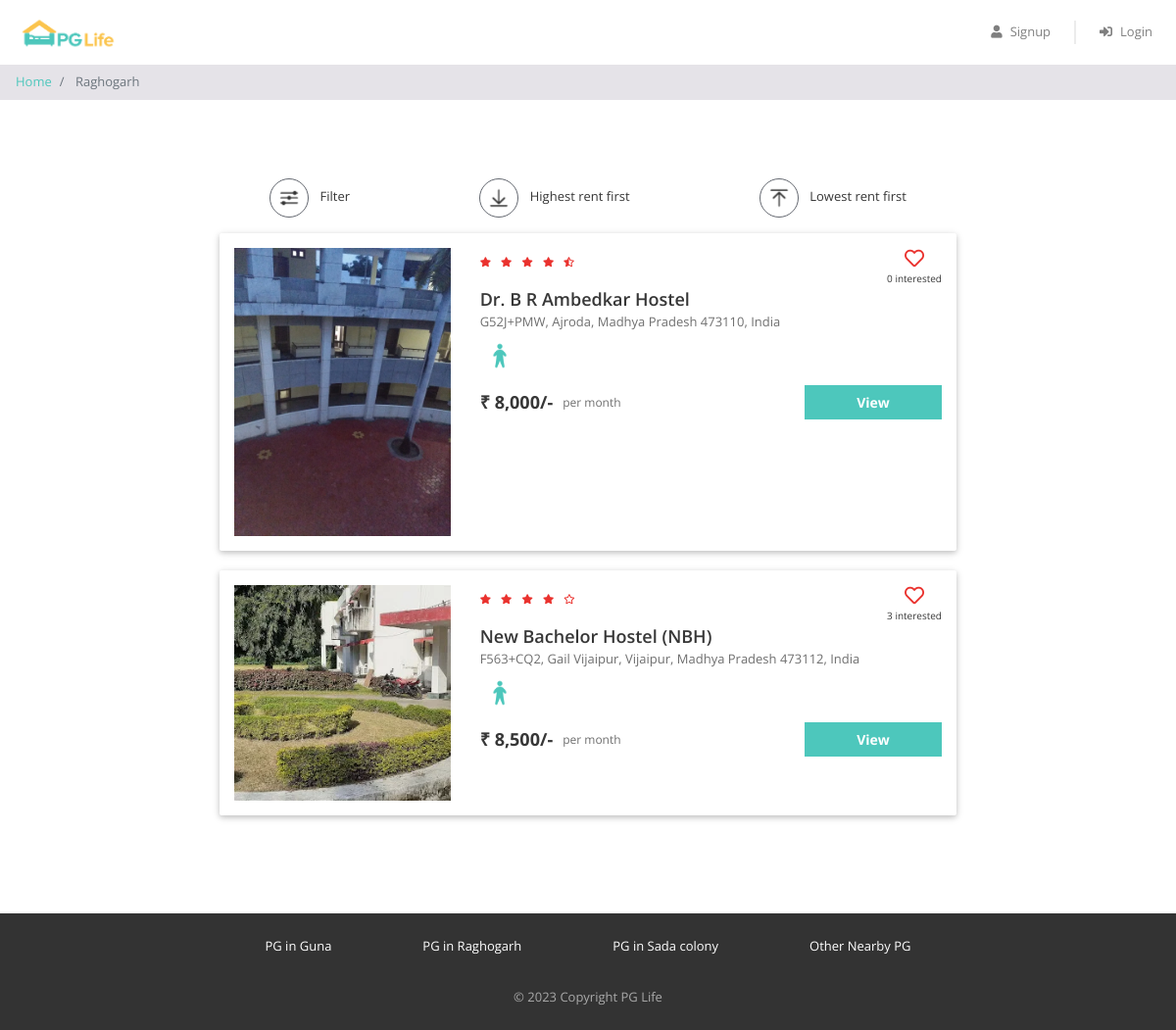
The app's page /property_list.php?city=Raghogarh, older data.
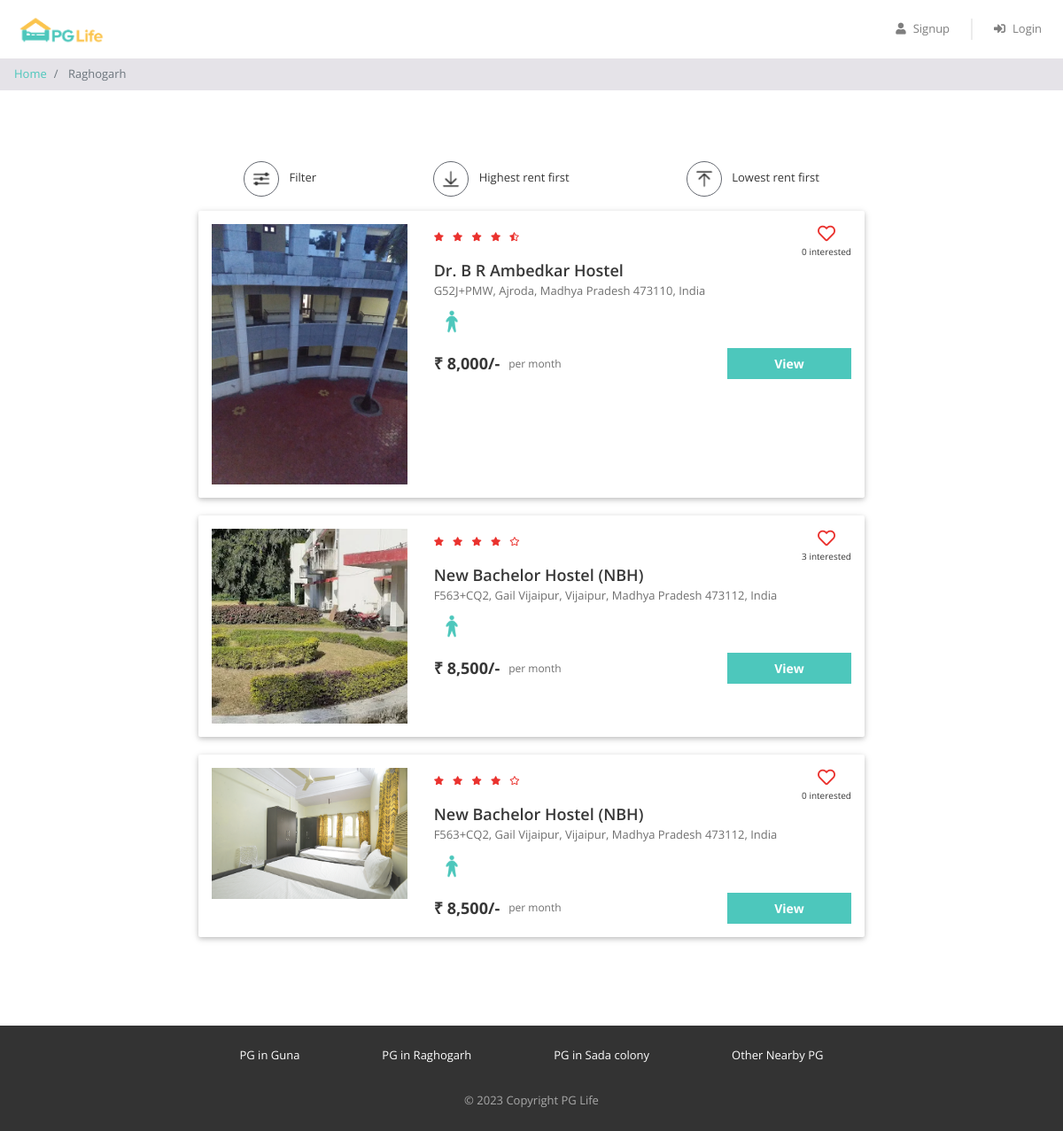
The same page, newer data.
### tables this page shows
CREATE TABLE `properties` (
  `id` int(11) NOT NULL,
  `city_id` int(11) NOT NULL,
  `name` varchar(150) NOT NULL,
  `address` varchar(255) NOT NULL,
  `description` longtext NOT NULL,
  `gender` enum('male','female','unisex') NOT NULL,
  `rent` int(11) NOT NULL,
  `rating_clean` float(2,1) NOT NULL,
  `rating_food` float(2,1) NOT NULL,
  `rating_safety` float(2,1) NOT NULL
);

### property_list.php (the view, shortened to what this page needs)
<?php
require "includes/database_connect.php";
$city_name = $_GET["city"];
$sql_1 = "SELECT * FROM cities WHERE name = '$city_name'";
$result_1 = mysqli_query($conn, $sql_1);
$city = mysqli_fetch_assoc($result_1);
$city_id = $city['id'];
$sql_2 = "SELECT * FROM properties WHERE city_id = $city_id";
$result_2 = mysqli_query($conn, $sql_2);
$properties = mysqli_fetch_all($result_2, MYSQLI_ASSOC);
$sql_3 = "SELECT *
            FROM interested_users_properties iup
            INNER JOIN properties p ON iup.property_id = p.id
            WHERE p.city_id = $city_id";
$result_3 = mysqli_query($conn, $sql_3);
$interested_users_properties = mysqli_fetch_all($result_3, MYSQLI_ASSOC);
?>
<!DOCTYPE html>
<html lang="en">
<head>
    <?php
    include "includes/head_links.php";
    ?>
    <link href="css/property_list.css" rel="stylesheet" />
</head>
<body>
    <?php
    include "includes/header.php";
    ?>
    <nav aria-label="breadcrumb">
        <ol class="breadcrumb py-2">
            <li class="breadcrumb-item">
                <a href="index.php">Home</a>
            </li>
            <li class="breadcrumb-item active" aria-current="page">
                <?php echo $city_name; ?>
            </li>
        </ol>
    </nav>
    <div class="page-container">
        <div class="filter-bar row justify-content-around">
            <div class="col-auto" data-toggle="modal" data-target="#filter-modal">
                <img src="img/filter.png" alt="filter" />
                <span>Filter</span>
            </div>
            <div class="col-auto">
                <img src="img/desc.png" alt="sort-desc" />
                <span>Highest rent first</span>
            </div>
            <div class="col-auto">
                <img src="img/asc.png" alt="sort-asc" />
                <span>Lowest rent first</span>
            </div>
        </div>
        <?php
        foreach ($properties as $property) {
            $property_images = glob("img/properties/" . $property['id'] . "/*");
        ?>
            <div class="property-card property-id-<?= $property['id'] ?> row">
                <div class="image-container col-md-4">
                    <img src="<?= $property_images[0] ?>" />
                </div>
                <div class="content-container col-md-8">
                    <div class="row no-gutters justify-content-between">
                        <?php
                        $total_rating = ($property['rating_clean'] + $property['rating_food'] + $property['rating_safety']) / 3;
                        $total_rating = round($total_rating, 1);
                        ?>
                        <div class="star-container" title="<?= $total_rating ?>">
                            <?php
                            $rating = $total_rating;
                            for ($i = 0; $i < 5; $i++) {
                                if ($rating >= $i + 0.8) {
                            ?>
                                    <i class="fas fa-star"></i>
                                <?php
                                } elseif ($rating >= $i + 0.3) {
                                ?>
                                    <i class="fas fa-star-half-alt"></i>
                                <?php
                                } else {
                                ?>
                                    <i class="far fa-star"></i>
                            <?php
                                }
                            }
                            ?>
                        </div>
                        <div class="interested-container">
                            <?php
                            $interested_users_count = 0;
                            $is_interested = false;
                            foreach ($interested_users_properties as $interested_user_property) {
                                if ($interested_user_property['property_id'] == $property['id']) {
                                    $interested_users_count++;
                                }
                            }
                            if ($is_interested) {
                            ?>
                                <i class="is-interested-image fas fa-heart" property_id="<?= $property['id'] ?>"></i>
                            <?php
                            } else {
                            ?>
                                <i class="is-interested-image far fa-heart" property_id="<?= $property['id'] ?>"></i>
                            <?php
                            }
                            ?>
                            <div class="interested-text">
                                <span class="interested-user-count"><?= $interested_users_count ?></span> interested
                            </div>
                        </div>
                    </div>
                    <div class="detail-container">
                        <div class="property-name"><?= $property['name'] ?></div>
                        <div class="property-address"><?= $property['address'] ?></div>
                        <div class="property-gender">
                            <?php
                            if ($property['gender'] == "male") {
                            ?>
                                <img src="img/male.png" />
                            <?php
                            } elseif ($property['gender'] == "female") {
                            ?>
                                <img src="img/female.png" />
                            <?php
                            } else {
                            ?>
                                <img src="img/unisex.png" />
                            <?php
                            }
                            ?>
                        </div>
                    </div>
                    <div class="row no-gutters">
                        <div class="rent-container col-6">
                            <div class="rent">₹ <?= number_format($property['rent']) ?>/-</div>
                            <div class="rent-unit">per month</div>
                        </div>
                        <div class="button-container col-6">
                            <a href="property_detail.php?property_id=<?= $property['id'] ?>" class="btn btn-primary">View</a>
                        </div>
                    </div>
                </div>
            </div>
        <?php
        }
        ?>
    </div>
    <?php
    include "includes/footer.php";
    ?>
</body>
</html>

### includes/head_links.php (shortened to what this page needs)
<link href="css/bootstrap.min.css" rel="stylesheet" />
<link href="https://use.fontawesome.com/releases/v5.11.2/css/all.css" rel="stylesheet" />
<link href="css/common.css" rel="stylesheet" />

### includes/header.php (shortened to what this page needs)
<div class="header sticky-top">
    <nav class="navbar navbar-expand-md navbar-light">
        <a class="navbar-brand" href="index.php">
            <img src="img/logo.png" />
        </a>
        <div class="collapse navbar-collapse justify-content-end" id="my-navbar">
            <ul class="navbar-nav">
                <?php
                if (!isset($_SESSION["user_id"])) {
                ?>
                    <li class="nav-item">
                        <a class="nav-link" href="#" data-toggle="modal" data-target="#signup-modal">
                            <i class="fas fa-user"></i>Signup
                        </a>
                    </li>
                    <div class="nav-vl"></div>
                    <li class="nav-item">
                        <a class="nav-link" href="#" data-toggle="modal" data-target="#login-modal">
                            <i class="fas fa-sign-in-alt"></i>Login
                        </a>
                    </li>
                <?php
                }
                ?>
            </ul>
        </div>
    </nav>
</div>

### includes/footer.php (shortened to what this page needs)
<div class="footer">
    <div class="page-container footer-container">
        <div class="footer-cities">
            <div class="footer-city">
                <a href="property_list.php?city=Guna">PG in Guna</a>
            </div>
            <div class="footer-city">
                <a href="property_list.php?city=Raghogarh">PG in Raghogarh</a>
            </div>
            <div class="footer-city">
                <a href="property_list.php?city=Sada colony">PG in Sada colony</a>
            </div>
            <div class="footer-city">
                <a href="property_list.php?city=Others">Other Nearby PG</a>
            </div>
        </div>
        <div class="footer-copyright">© 2023 Copyright PG Life </div>
    </div>
</div>

### css/common.css (style rules this page uses)
* { box-sizing: border-box; font-family: 'Open Sans', sans-serif; }
body { color: #373737; font-size: 16px; position: relative; }
.btn-primary, .btn-warning, .btn-danger { color: white; font-weight: bold; }
.breadcrumb { background-color: #e5e3e8; font-size: 13px; border-radius: 0px; margin-bottom: 0px; }
.page-container { max-width: 800px; padding: 80px 24px; margin: auto; }
.header { background-color: white; font-size: 13px; }
.header .navbar .navbar-brand img { height: 40px; }
.header .navbar .nav-item i { margin-right: 8px; }
.header .nav-vl { border-left: 2px solid #d6d6d678; height: 24px; margin: auto 16px; display: block; }
.footer { background-color: #333333; font-size: 13px; }
.footer-container { padding: 24px; }
.footer-cities { display: flex; flex-wrap: wrap; justify-content: space-around; }
.footer-city { margin-bottom: 8px; text-align: center; }
.footer-city a { color: #ffffff; }
.footer-copyright { color: #a9a9a9; text-align: center; padding-top: 24px; }

### css/property_list.css (style rules this page uses)
.filter-bar > div { cursor: pointer; font-size: 13px; text-align: center; margin-bottom: 16px; }
.filter-bar img { width: 40px; height: 40px; border-radius: 40px; border: 1px solid #646870; padding: 6px; margin-right: 8px; }
.property-card { background-color: #ffffff; border-radius: 2px; padding: 15px 0px; margin: 0px auto 20px; box-shadow: 0 2px 5px 0 rgba(0, 0, 0, 0.16), 0 2px 10px 0 rgba(0, 0, 0, 0.12); }
.image-container { text-align: center; }
.image-container img { width: 100%; max-width: 300px; }
.star-container i { color: #EA322E; font-size: 10px; margin-right: 6px; }
.interested-container { text-align: center; }
.interested-container i { color: #EA322E; font-size: 20px; cursor: pointer; }
.interested-text { font-size: 10px; }
.detail-container { padding-bottom: 10px; }
.property-name { font-size: 18px; font-weight: 600; }
.property-address { color: #6f6f6f; font-size: 13px; padding-bottom: 5px; }
.property-gender img { width: 40px; }
.rent-container { display: flex; align-items: center; }
.rent { font-size: 18px; font-weight: bold; padding-right: 10px; }
.rent-unit { color: #6f6f6f; font-size: 12px; }
.button-container .btn { font-size: 14px; border-radius: 0px; width: 140px; float: right; }

Row changes from the older to the newer data that the page shows:
added properties: shows a picture, rating_clean 4.2 (drawn), interested_users_count "0", name "New Bachelor Hostel (NBH)", address "F563+CQ2, Gail Vijaipur, Vijaipur, Madhya Pradesh 473112, India", rent "8,500"
